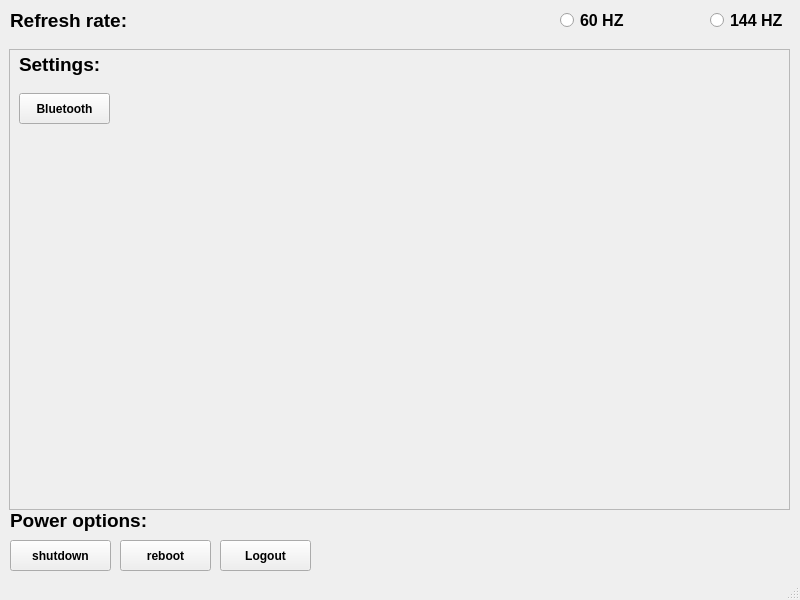
<?xml version="1.0" encoding="UTF-8"?>
<ui version="4.0">
 <class>MainWindow</class>
 <widget class="QMainWindow" name="MainWindow">
  <property name="geometry">
   <rect>
    <x>0</x>
    <y>0</y>
    <width>800</width>
    <height>600</height>
   </rect>
  </property>
  <property name="font">
   <font>
    <bold>true</bold>
   </font>
  </property>
  <property name="windowTitle">
   <string>c_center</string>
  </property>
  <widget class="QWidget" name="centralwidget">
   <widget class="QRadioButton" name="button60">
    <property name="geometry">
     <rect>
      <x>560</x>
      <y>0</y>
      <width>151</width>
      <height>41</height>
     </rect>
    </property>
    <property name="font">
     <font>
      <pointsize>12</pointsize>
      <bold>true</bold>
     </font>
    </property>
    <property name="text">
     <string>60 HZ</string>
    </property>
   </widget>
   <widget class="QRadioButton" name="button144">
    <property name="geometry">
     <rect>
      <x>710</x>
      <y>0</y>
      <width>131</width>
      <height>41</height>
     </rect>
    </property>
    <property name="font">
     <font>
      <pointsize>12</pointsize>
      <bold>true</bold>
     </font>
    </property>
    <property name="text">
     <string>144 HZ</string>
    </property>
   </widget>
   <widget class="QLabel" name="label">
    <property name="geometry">
     <rect>
      <x>10</x>
      <y>500</y>
      <width>151</width>
      <height>41</height>
     </rect>
    </property>
    <property name="font">
     <font>
      <pointsize>14</pointsize>
      <bold>true</bold>
     </font>
    </property>
    <property name="text">
     <string>Power options:</string>
    </property>
   </widget>
   <widget class="QLabel" name="label_2">
    <property name="geometry">
     <rect>
      <x>10</x>
      <y>0</y>
      <width>181</width>
      <height>41</height>
     </rect>
    </property>
    <property name="font">
     <font>
      <pointsize>14</pointsize>
      <bold>true</bold>
     </font>
    </property>
    <property name="text">
     <string>Refresh rate:</string>
    </property>
   </widget>
   <widget class="QPushButton" name="shutdown">
    <property name="geometry">
     <rect>
      <x>10</x>
      <y>540</y>
      <width>101</width>
      <height>31</height>
     </rect>
    </property>
    <property name="text">
     <string>shutdown</string>
    </property>
   </widget>
   <widget class="QPushButton" name="reboot">
    <property name="geometry">
     <rect>
      <x>120</x>
      <y>540</y>
      <width>91</width>
      <height>31</height>
     </rect>
    </property>
    <property name="text">
     <string>reboot</string>
    </property>
   </widget>
   <widget class="QPushButton" name="logout">
    <property name="geometry">
     <rect>
      <x>220</x>
      <y>540</y>
      <width>91</width>
      <height>31</height>
     </rect>
    </property>
    <property name="text">
     <string>Logout</string>
    </property>
   </widget>
   <widget class="QFrame" name="frame">
    <property name="geometry">
     <rect>
      <x>9</x>
      <y>49</y>
      <width>781</width>
      <height>461</height>
     </rect>
    </property>
    <property name="frameShape">
     <enum>QFrame::Shape::StyledPanel</enum>
    </property>
    <property name="frameShadow">
     <enum>QFrame::Shadow::Raised</enum>
    </property>
    <widget class="QLabel" name="label_3">
     <property name="geometry">
      <rect>
       <x>10</x>
       <y>0</y>
       <width>131</width>
       <height>31</height>
      </rect>
     </property>
     <property name="font">
      <font>
       <pointsize>14</pointsize>
       <bold>true</bold>
      </font>
     </property>
     <property name="text">
      <string>Settings:</string>
     </property>
    </widget>
    <widget class="QPushButton" name="btooth">
     <property name="geometry">
      <rect>
       <x>10</x>
       <y>44</y>
       <width>91</width>
       <height>31</height>
      </rect>
     </property>
     <property name="text">
      <string>Bluetooth</string>
     </property>
    </widget>
   </widget>
  </widget>
  <widget class="QStatusBar" name="statusbar"/>
 </widget>
 <resources/>
 <connections/>
</ui>
